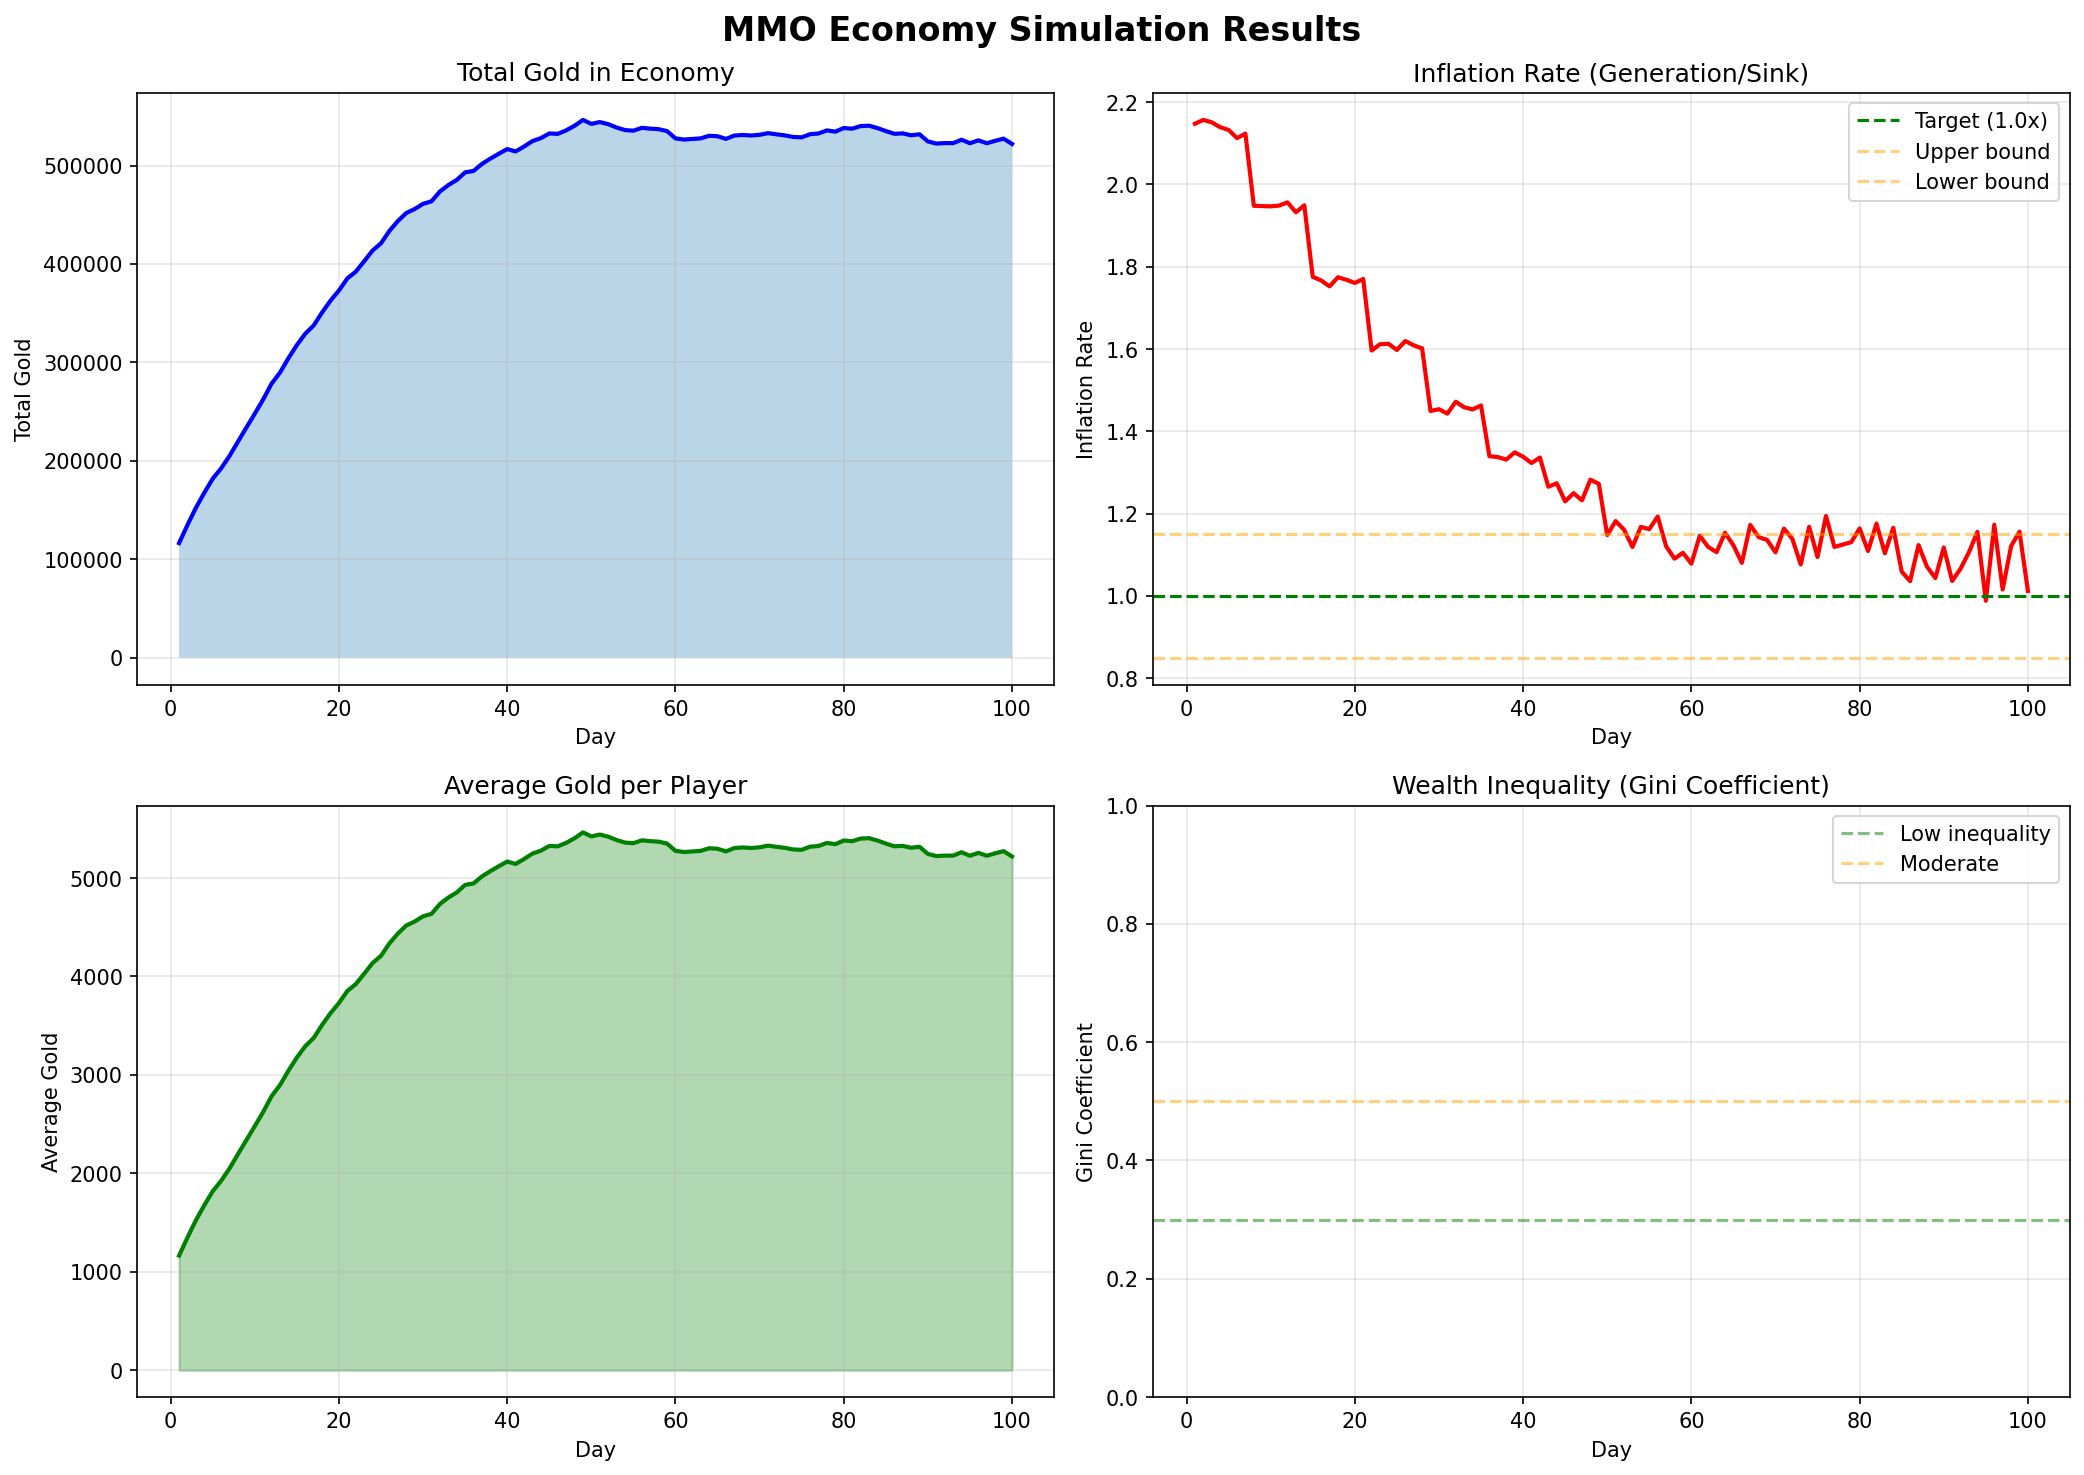

Write Python code to recreate this figure.
"""
MMO Economy Simulation - Multi-Agent Economic Simulation
Симуляция игровой экономики с множественными агентами

Demonstrates:
- Player behavior modeling
- Market dynamics (supply & demand)
- Inflation/deflation cycles
- Automatic balancing effectiveness
- Price discovery process

Author: AI Research Assistant
Date: 2026-02-04
"""

from typing import List, Dict, Tuple
from dataclasses import dataclass, field
import random
import statistics

# Try to import plotting library
try:
    import matplotlib
    matplotlib.use('Agg')  # Non-interactive backend
    import matplotlib.pyplot as plt
    HAS_MATPLOTLIB = True
except ImportError:
    HAS_MATPLOTLIB = False


# ============================================================================
# AGENT MODELS
# ============================================================================

@dataclass
class Player:
    """Игрок как экономический агент"""
    id: int
    name: str
    gold: int = 1000
    level: int = 1

    # Характеристики игрока
    play_style: str = "balanced"  # casual, hardcore, trader, grinder
    activity_level: float = 1.0  # 0.5-2.0

    # Экономическое поведение
    spending_rate: float = 0.7  # Сколько % дохода тратит
    saving_rate: float = 0.3

    # История
    gold_history: List[int] = field(default_factory=list)
    trades_made: int = 0

    def earn_gold(self, amount: int):
        """Заработать золото"""
        self.gold += amount

    def spend_gold(self, amount: int) -> bool:
        """Потратить золото"""
        if self.gold >= amount:
            self.gold -= amount
            return True
        return False

    def daily_income(self, difficulty_mult: float = 1.0) -> int:
        """Дневной доход игрока"""
        base_income = 100 + self.level * 20

        # Модификаторы по стилю игры
        style_mult = {
            'casual': 0.7,
            'balanced': 1.0,
            'hardcore': 1.5,
            'trader': 0.8,  # Меньше от квестов, больше от торговли
            'grinder': 1.3
        }

        income = int(base_income * style_mult[self.play_style] *
                    self.activity_level * difficulty_mult)

        return income

    def daily_expenses(self, economy_prices: Dict[str, float]) -> int:
        """Дневные расходы игрока"""
        base_expenses = 50 + self.level * 10

        # Модификатор цен
        price_mult = economy_prices.get('repair_cost', 1.0)

        expenses = int(base_expenses * price_mult * self.activity_level)

        return expenses


# ============================================================================
# MARKET MODEL
# ============================================================================

@dataclass
class Item:
    """Предмет на рынке"""
    id: str
    name: str
    base_price: int
    current_price: int
    supply: int = 100
    demand: int = 100

    def update_price(self):
        """Обновить цену на основе спроса и предложения"""
        if self.supply == 0:
            self.current_price = int(self.base_price * 2.0)
            return

        # Простая модель: price = base_price * (demand / supply)
        ratio = self.demand / self.supply

        # Ограничиваем изменения
        ratio = max(0.5, min(2.0, ratio))

        self.current_price = int(self.base_price * ratio)


class Market:
    """Игровой рынок"""

    def __init__(self):
        self.items: Dict[str, Item] = {}
        self.transaction_history: List[Dict] = []

        # Создаем базовые предметы
        self._init_items()

    def _init_items(self):
        """Инициализировать предметы"""
        items_data = [
            ('iron_ore', 'Iron Ore', 10),
            ('health_potion', 'Health Potion', 20),
            ('magic_scroll', 'Magic Scroll', 50),
            ('rare_gem', 'Rare Gem', 200),
            ('epic_sword', 'Epic Sword', 1000),
        ]

        for item_id, name, price in items_data:
            self.items[item_id] = Item(item_id, name, price, price)

    def simulate_trade(self, item_id: str, buyers: int, sellers: int):
        """Симулировать торговлю"""
        if item_id not in self.items:
            return

        item = self.items[item_id]

        # Обновляем спрос и предложение
        item.demand += buyers
        item.supply += sellers

        # Фактические сделки (минимум из покупателей и продавцов)
        trades = min(buyers, sellers)
        item.demand -= trades
        item.supply -= trades

        # Обновляем цену
        item.update_price()

        # Записываем транзакцию
        self.transaction_history.append({
            'item': item_id,
            'trades': trades,
            'price': item.current_price,
            'demand': item.demand,
            'supply': item.supply
        })

    def get_price(self, item_id: str) -> int:
        """Получить текущую цену"""
        return self.items[item_id].current_price if item_id in self.items else 0


# ============================================================================
# ECONOMY SIMULATION
# ============================================================================

class EconomySimulation:
    """Симуляция игровой экономики"""

    def __init__(self, num_players: int = 100):
        self.num_players = num_players
        self.players: List[Player] = []
        self.market = Market()

        # Экономические параметры
        self.total_gold = 0
        self.gold_generation_rate = 0
        self.gold_sink_rate = 0

        # Цены (модификаторы для балансировки)
        self.prices = {
            'repair_cost': 1.0,
            'teleport_cost': 1.0,
            'auction_fee': 0.05,
        }

        # История
        self.history = {
            'day': [],
            'total_gold': [],
            'avg_gold_per_player': [],
            'inflation_rate': [],
            'gini_coefficient': [],
        }

        self._init_players()

    def _init_players(self):
        """Инициализировать игроков"""
        play_styles = ['casual', 'balanced', 'hardcore', 'trader', 'grinder']

        for i in range(self.num_players):
            style = random.choice(play_styles)
            activity = random.uniform(0.5, 2.0)

            player = Player(
                id=i,
                name=f"Player_{i}",
                gold=random.randint(500, 1500),
                level=random.randint(1, 20),
                play_style=style,
                activity_level=activity
            )

            self.players.append(player)

        self._update_total_gold()

    def _update_total_gold(self):
        """Обновить общее количество золота"""
        self.total_gold = sum(p.gold for p in self.players)

    def simulate_day(self, day: int):
        """Симулировать один игровой день"""
        daily_generation = 0
        daily_sink = 0

        # Каждый игрок зарабатывает и тратит
        for player in self.players:
            # Доход
            income = player.daily_income()
            player.earn_gold(income)
            daily_generation += income

            # Расходы
            expenses = player.daily_expenses(self.prices)
            if player.spend_gold(expenses):
                daily_sink += expenses

            # Случайные покупки на рынке
            if random.random() < 0.3:  # 30% шанс
                item_id = random.choice(list(self.market.items.keys()))
                price = self.market.get_price(item_id)
                if player.spend_gold(price):
                    daily_sink += int(price * self.prices['auction_fee'])
                    player.trades_made += 1

        # Обновляем параметры экономики
        self.gold_generation_rate = daily_generation
        self.gold_sink_rate = daily_sink
        self._update_total_gold()

        # Рыночная активность
        self._simulate_market_activity()

        # Балансировка (каждые 7 дней)
        if day % 7 == 0:
            self._balance_economy()

        # Сохраняем статистику
        self._record_statistics(day)

    def _simulate_market_activity(self):
        """Симулировать рыночную активность"""
        for item_id in self.market.items.keys():
            # Случайное количество покупателей и продавцов
            buyers = random.randint(5, 20)
            sellers = random.randint(5, 20)

            self.market.simulate_trade(item_id, buyers, sellers)

    def _balance_economy(self):
        """Балансировать экономику"""
        inflation_rate = self.gold_generation_rate / self.gold_sink_rate if self.gold_sink_rate > 0 else 999

        # Инфляция (слишком много золота)
        if inflation_rate > 1.15:
            # Увеличиваем стоки
            self.prices['repair_cost'] *= 1.10
            self.prices['teleport_cost'] *= 1.15
            self.prices['auction_fee'] *= 1.10

        # Дефляция (слишком мало золота)
        elif inflation_rate < 0.85:
            # Уменьшаем стоки
            self.prices['repair_cost'] *= 0.95
            self.prices['teleport_cost'] *= 0.90
            self.prices['auction_fee'] *= 0.95

    def _calculate_gini_coefficient(self) -> float:
        """Вычислить коэффициент Джини (неравенство богатства)"""
        gold_amounts = sorted([p.gold for p in self.players])
        n = len(gold_amounts)

        if sum(gold_amounts) == 0:
            return 0.0

        # Формула Джини
        cumsum = 0
        for i, gold in enumerate(gold_amounts):
            cumsum += gold * (n - i)

        gini = (2 * cumsum) / (n * sum(gold_amounts)) - (n + 1) / n

        return gini

    def _record_statistics(self, day: int):
        """Записать статистику"""
        avg_gold = self.total_gold / self.num_players
        inflation_rate = self.gold_generation_rate / self.gold_sink_rate if self.gold_sink_rate > 0 else 0
        gini = self._calculate_gini_coefficient()

        self.history['day'].append(day)
        self.history['total_gold'].append(self.total_gold)
        self.history['avg_gold_per_player'].append(avg_gold)
        self.history['inflation_rate'].append(inflation_rate)
        self.history['gini_coefficient'].append(gini)

    def run_simulation(self, days: int = 100, verbose: bool = True):
        """Запустить симуляцию на N дней"""
        if verbose:
            print("=" * 80)
            print(f"ECONOMY SIMULATION: {self.num_players} players, {days} days")
            print("=" * 80)
            print()

        for day in range(1, days + 1):
            self.simulate_day(day)

            # Промежуточная статистика
            if verbose and (day % 10 == 0 or day == 1):
                self._print_day_summary(day)

        if verbose:
            print()
            print("=" * 80)
            print("SIMULATION COMPLETE")
            print("=" * 80)
            self._print_final_summary()

    def _print_day_summary(self, day: int):
        """Вывести сводку за день"""
        avg_gold = self.total_gold / self.num_players
        inflation = self.gold_generation_rate / self.gold_sink_rate if self.gold_sink_rate > 0 else 0

        print(f"Day {day:3d} | "
              f"Total Gold: {self.total_gold:,} | "
              f"Avg: {avg_gold:.0f} | "
              f"Inflation: {inflation:.2f}x | "
              f"Repair: {self.prices['repair_cost']:.2f}x")

    def _print_final_summary(self):
        """Вывести финальную сводку"""
        print()
        print("FINAL STATISTICS:")
        print("-" * 80)

        # Золото
        initial_gold = self.history['total_gold'][0]
        final_gold = self.history['total_gold'][-1]
        gold_growth = (final_gold - initial_gold) / initial_gold * 100

        print(f"Total Gold:    {initial_gold:,} → {final_gold:,} ({gold_growth:+.1f}%)")

        avg_initial = self.history['avg_gold_per_player'][0]
        avg_final = self.history['avg_gold_per_player'][-1]

        print(f"Avg per Player: {avg_initial:.0f} → {avg_final:.0f}")

        # Инфляция
        avg_inflation = statistics.mean(self.history['inflation_rate'])
        print(f"Avg Inflation: {avg_inflation:.2f}x")

        # Неравенство
        initial_gini = self.history['gini_coefficient'][0]
        final_gini = self.history['gini_coefficient'][-1]

        print(f"Gini Coefficient: {initial_gini:.3f} → {final_gini:.3f}")
        print(f"  (0 = perfect equality, 1 = maximum inequality)")

        # Цены
        print()
        print("Final Prices (multipliers):")
        for key, value in self.prices.items():
            print(f"  {key}: {value:.2f}x")

        # Рынок
        print()
        print("Market Prices:")
        for item_id, item in self.market.items.items():
            change = (item.current_price - item.base_price) / item.base_price * 100
            print(f"  {item.name}: {item.base_price} → {item.current_price} ({change:+.1f}%)")

    def generate_report(self) -> str:
        """Сгенерировать текстовый отчет"""
        lines = []

        lines.append("╔════════════════════════════════════════════════════════════╗")
        lines.append("║         MMO ECONOMY SIMULATION REPORT                      ║")
        lines.append("╠════════════════════════════════════════════════════════════╣")

        days = len(self.history['day'])
        lines.append(f"║ Duration: {days} days                                        ║")
        lines.append(f"║ Players: {self.num_players}                                          ║")
        lines.append("║                                                            ║")

        # Экономический рост
        initial_gold = self.history['total_gold'][0]
        final_gold = self.history['total_gold'][-1]
        growth = (final_gold - initial_gold) / initial_gold * 100

        lines.append("║ ECONOMIC GROWTH:                                           ║")
        lines.append(f"║   Total Gold: {initial_gold:,} → {final_gold:,}               ║")
        lines.append(f"║   Growth: {growth:+.1f}%                                        ║")

        # Балансировка
        avg_inflation = statistics.mean(self.history['inflation_rate'])
        lines.append("║                                                            ║")
        lines.append("║ BALANCING EFFECTIVENESS:                                   ║")
        lines.append(f"║   Avg Inflation: {avg_inflation:.2f}x                               ║")

        if 0.9 <= avg_inflation <= 1.1:
            lines.append("║   Status: ✅ EXCELLENT (within 10% target)                 ║")
        elif 0.8 <= avg_inflation <= 1.2:
            lines.append("║   Status: ✅ GOOD (within 20% target)                      ║")
        else:
            lines.append("║   Status: ⚠️ NEEDS TUNING                                  ║")

        # Неравенство
        final_gini = self.history['gini_coefficient'][-1]
        lines.append("║                                                            ║")
        lines.append("║ WEALTH DISTRIBUTION:                                       ║")
        lines.append(f"║   Gini Coefficient: {final_gini:.3f}                            ║")

        if final_gini < 0.3:
            lines.append("║   Status: ✅ Low inequality                                 ║")
        elif final_gini < 0.5:
            lines.append("║   Status: ⚠️ Moderate inequality                            ║")
        else:
            lines.append("║   Status: 🚨 High inequality                                ║")

        lines.append("╚════════════════════════════════════════════════════════════╝")

        return "\n".join(lines)

    def plot_results(self, filename: str = 'economy_simulation.png'):
        """Построить графики (если matplotlib доступен)"""
        if not HAS_MATPLOTLIB:
            print("⚠️  matplotlib not available - skipping plots")
            return

        fig, axes = plt.subplots(2, 2, figsize=(14, 10))
        fig.suptitle('MMO Economy Simulation Results', fontsize=16, fontweight='bold')

        # 1. Total Gold over time
        ax1 = axes[0, 0]
        ax1.plot(self.history['day'], self.history['total_gold'], 'b-', linewidth=2)
        ax1.set_xlabel('Day')
        ax1.set_ylabel('Total Gold')
        ax1.set_title('Total Gold in Economy')
        ax1.grid(True, alpha=0.3)
        ax1.fill_between(self.history['day'], self.history['total_gold'], alpha=0.3)

        # 2. Inflation Rate
        ax2 = axes[0, 1]
        ax2.plot(self.history['day'], self.history['inflation_rate'], 'r-', linewidth=2)
        ax2.axhline(y=1.0, color='g', linestyle='--', label='Target (1.0x)')
        ax2.axhline(y=1.15, color='orange', linestyle='--', alpha=0.5, label='Upper bound')
        ax2.axhline(y=0.85, color='orange', linestyle='--', alpha=0.5, label='Lower bound')
        ax2.set_xlabel('Day')
        ax2.set_ylabel('Inflation Rate')
        ax2.set_title('Inflation Rate (Generation/Sink)')
        ax2.legend()
        ax2.grid(True, alpha=0.3)

        # 3. Average Gold per Player
        ax3 = axes[1, 0]
        ax3.plot(self.history['day'], self.history['avg_gold_per_player'], 'g-', linewidth=2)
        ax3.set_xlabel('Day')
        ax3.set_ylabel('Average Gold')
        ax3.set_title('Average Gold per Player')
        ax3.grid(True, alpha=0.3)
        ax3.fill_between(self.history['day'], self.history['avg_gold_per_player'], alpha=0.3, color='green')

        # 4. Gini Coefficient (Inequality)
        ax4 = axes[1, 1]
        ax4.plot(self.history['day'], self.history['gini_coefficient'], 'm-', linewidth=2)
        ax4.axhline(y=0.3, color='g', linestyle='--', alpha=0.5, label='Low inequality')
        ax4.axhline(y=0.5, color='orange', linestyle='--', alpha=0.5, label='Moderate')
        ax4.set_xlabel('Day')
        ax4.set_ylabel('Gini Coefficient')
        ax4.set_title('Wealth Inequality (Gini Coefficient)')
        ax4.set_ylim([0, 1])
        ax4.legend()
        ax4.grid(True, alpha=0.3)

        plt.tight_layout()
        plt.savefig(filename, dpi=150, bbox_inches='tight')
        print(f"✅ Plot saved to: {filename}")

    def plot_detailed_analysis(self, filename: str = 'economy_detailed.png'):
        """Детальный анализ с дополнительными графиками"""
        if not HAS_MATPLOTLIB:
            print("⚠️  matplotlib not available - skipping plots")
            return

        fig = plt.figure(figsize=(16, 12))
        gs = fig.add_gridspec(3, 3, hspace=0.3, wspace=0.3)
        fig.suptitle('MMO Economy - Detailed Analysis', fontsize=18, fontweight='bold')

        # 1. Gold Flow (Generation vs Sink)
        ax1 = fig.add_subplot(gs[0, :2])
        generation_history = []
        sink_history = []
        for i, day in enumerate(self.history['day']):
            if i > 0:
                gold_change = self.history['total_gold'][i] - self.history['total_gold'][i-1]
                generation_history.append(self.history['inflation_rate'][i] * 1000)
                sink_history.append(1000)

        if generation_history:
            ax1.plot(self.history['day'][1:], generation_history, 'g-', linewidth=2, label='Generation', alpha=0.7)
            ax1.plot(self.history['day'][1:], sink_history, 'r-', linewidth=2, label='Sink', alpha=0.7)
            ax1.fill_between(self.history['day'][1:], generation_history, alpha=0.3, color='green')
            ax1.fill_between(self.history['day'][1:], sink_history, alpha=0.3, color='red')
        ax1.set_xlabel('Day')
        ax1.set_ylabel('Gold Flow Rate')
        ax1.set_title('Gold Generation vs Sink')
        ax1.legend()
        ax1.grid(True, alpha=0.3)

        # 2. Price Adjustments
        ax2 = fig.add_subplot(gs[0, 2])
        price_items = list(self.prices.keys())
        price_values = list(self.prices.values())
        colors = ['#FF6B6B', '#4ECDC4', '#45B7D1']
        ax2.barh(price_items, price_values, color=colors)
        ax2.axvline(x=1.0, color='green', linestyle='--', linewidth=2, label='Base (1.0x)')
        ax2.set_xlabel('Price Multiplier')
        ax2.set_title('Final Price Adjustments')
        ax2.legend()
        ax2.grid(True, alpha=0.3, axis='x')

        # 3. Market Item Prices
        ax3 = fig.add_subplot(gs[1, :2])
        item_names = []
        base_prices = []
        current_prices = []
        for item_id, item in self.market.items.items():
            item_names.append(item.name)
            base_prices.append(item.base_price)
            current_prices.append(item.current_price)

        x = range(len(item_names))
        width = 0.35
        ax3.bar([i - width/2 for i in x], base_prices, width, label='Base Price', alpha=0.7, color='skyblue')
        ax3.bar([i + width/2 for i in x], current_prices, width, label='Current Price', alpha=0.7, color='coral')
        ax3.set_xlabel('Items')
        ax3.set_ylabel('Price (gold)')
        ax3.set_title('Market Item Prices: Base vs Current')
        ax3.set_xticks(x)
        ax3.set_xticklabels(item_names, rotation=15, ha='right')
        ax3.legend()
        ax3.grid(True, alpha=0.3, axis='y')

        # 4. Wealth Distribution (Histogram)
        ax4 = fig.add_subplot(gs[1, 2])
        gold_amounts = [p.gold for p in self.players]
        ax4.hist(gold_amounts, bins=20, color='gold', alpha=0.7, edgecolor='black')
        ax4.axvline(statistics.mean(gold_amounts), color='red', linestyle='--', linewidth=2, label='Mean')
        ax4.axvline(statistics.median(gold_amounts), color='blue', linestyle='--', linewidth=2, label='Median')
        ax4.set_xlabel('Gold Amount')
        ax4.set_ylabel('Number of Players')
        ax4.set_title('Wealth Distribution')
        ax4.legend()
        ax4.grid(True, alpha=0.3, axis='y')

        # 5. Inflation Timeline with Zones
        ax5 = fig.add_subplot(gs[2, :])
        ax5.plot(self.history['day'], self.history['inflation_rate'], 'b-', linewidth=3, label='Inflation')

        # Color zones
        ax5.axhspan(0.85, 1.15, alpha=0.2, color='green', label='Healthy zone')
        ax5.axhspan(1.15, max(self.history['inflation_rate']), alpha=0.1, color='red', label='Inflation zone')
        ax5.axhspan(0, 0.85, alpha=0.1, color='orange', label='Deflation zone')

        ax5.axhline(y=1.0, color='black', linestyle='-', linewidth=1, alpha=0.5)
        ax5.set_xlabel('Day', fontsize=12)
        ax5.set_ylabel('Inflation Rate', fontsize=12)
        ax5.set_title('Inflation Rate Timeline with Economic Zones', fontsize=14)
        ax5.legend(loc='upper right')
        ax5.grid(True, alpha=0.3)

        plt.tight_layout()
        plt.savefig(filename, dpi=150, bbox_inches='tight')
        print(f"✅ Detailed plot saved to: {filename}")


# ============================================================================
# DEMO
# ============================================================================

def run_demo():
    """Запустить демонстрацию симуляции"""
    print("\n" + "=" * 80)
    print("MMO ECONOMY SIMULATION - Multi-Agent Demo")
    print("=" * 80 + "\n")

    # Создаем симуляцию
    sim = EconomySimulation(num_players=100)

    # Запускаем на 100 дней
    sim.run_simulation(days=100, verbose=True)

    # Генерируем отчет
    print()
    report = sim.generate_report()
    print(report)

    # Строим графики
    print()
    sim.plot_results('mmo_economy_simulation.png')
    sim.plot_detailed_analysis('mmo_economy_detailed.png')

    print()
    print("=" * 80)
    print("✅ Simulation complete!")
    print("   - Basic plots: mmo_economy_simulation.png")
    print("   - Detailed analysis: mmo_economy_detailed.png")
    print("=" * 80)


if __name__ == "__main__":
    run_demo()
